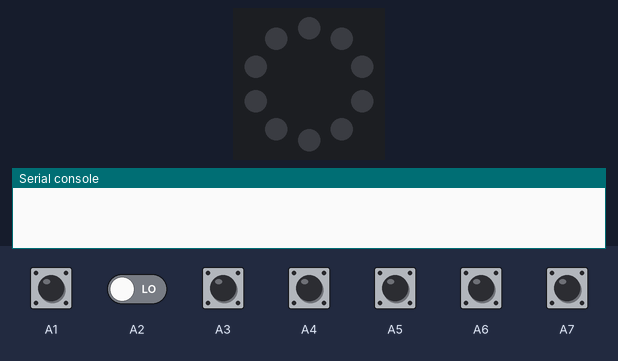
The program below on a simulated Circuit Playground running CircuitPython. Shown: the board's ring of 10 RGB LEDs (number 0 left of the top, counting anticlockwise), the last lines printed to the serial console. Inputs (shaded band) come from the test bench; at power-on: A1–7 LOW. Dim RGB values are drawn brighter than linear; touch pads read as touched when driven HIGH.

Above: at 1.2 s.
1.3 s: A1 pulled HIGH for 0.15 s
At 2.5 s:
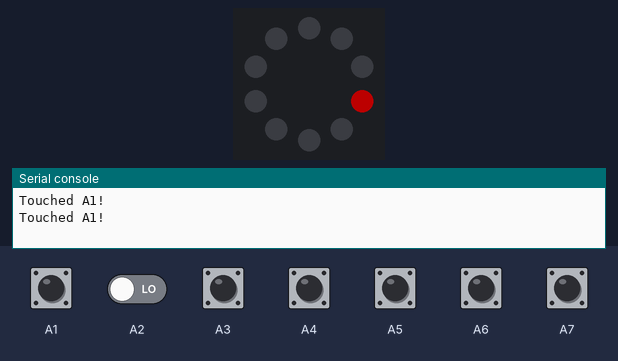
2.9 s: A7 pulled HIGH for 0.15 s
At 4.1 s:
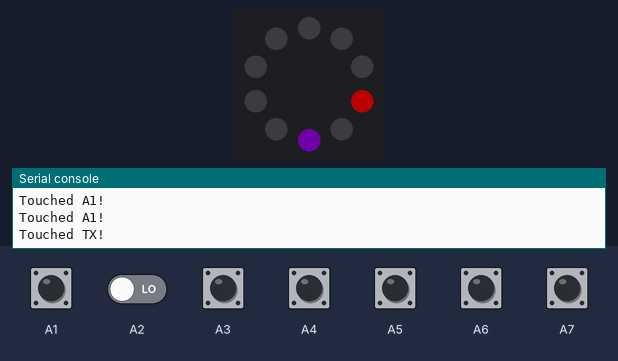
4.5 s: A3 pulled HIGH for 0.15 s
At 5.6 s:
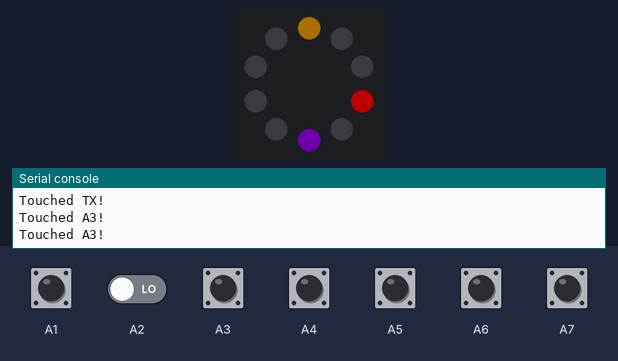
6.1 s: A4 pulled HIGH for 0.15 s
At 7.2 s:
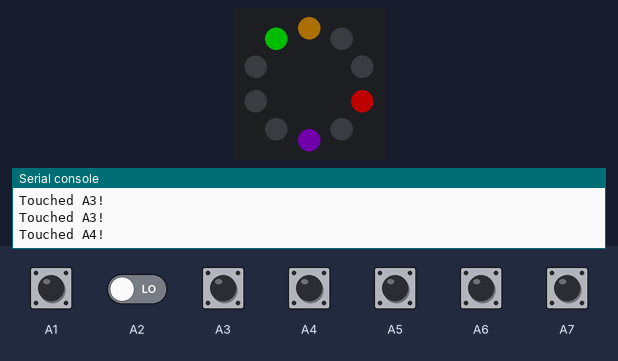
7.7 s: A5 pulled HIGH for 0.15 s
At 8.7 s:
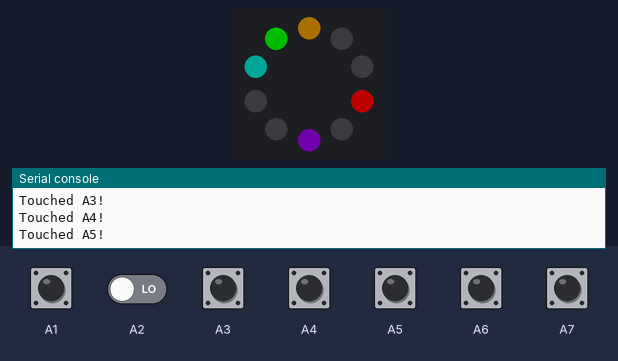
9.3 s: A6 pulled HIGH for 0.15 s
At 10.0 s:
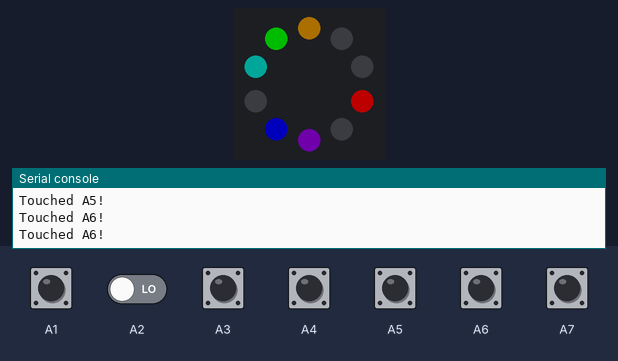
Timing chart, 0 to 11.9 s (numbered marks = the images above; inputs shaded):
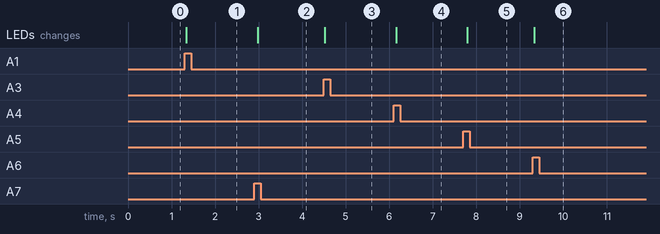

Measured:
- after the input at 1.3 s, the LEDs: change at once (image 1)
- after the input at 2.9 s, the LEDs: change after 0.08 s (image 2)
- after the input at 4.5 s, the LEDs: change at once (image 3)
- after the input at 6.1 s, the LEDs: change after 0.06 s (image 4)
- after the input at 7.7 s, the LEDs: change after 0.10 s (image 5)
- after the input at 9.3 s, the LEDs: change at once (image 6)

The program:

code.py
```python
# https://learn.adafruit.com/circuitpython-made-easy-on-circuit-playground-express/capacitive-touch

import time
from adafruit_circuitplayground import cp

cp.pixels.brightness = 0.3

while True:
    if cp.touch_A1:
        print("Touched A1!")
        cp.pixels[6] = (255, 0, 0)
    if cp.touch_A2:
        print("Touched A2!")
        cp.pixels[8] = (210, 45, 0)
    if cp.touch_A3:
        print("Touched A3!")
        cp.pixels[9] = (155, 100, 0)
    if cp.touch_A4:
        print("Touched A4!")
        cp.pixels[0] = (0, 255, 0)
    if cp.touch_A5:
        print("Touched A5!")
        cp.pixels[1] = (0, 135, 125)
    if cp.touch_A6:
        print("Touched A6!")
        cp.pixels[3] = (0, 0, 255)
    if cp.touch_TX:
        print("Touched TX!")
        cp.pixels[4] = (100, 0, 155)
    time.sleep(0.1)
```
